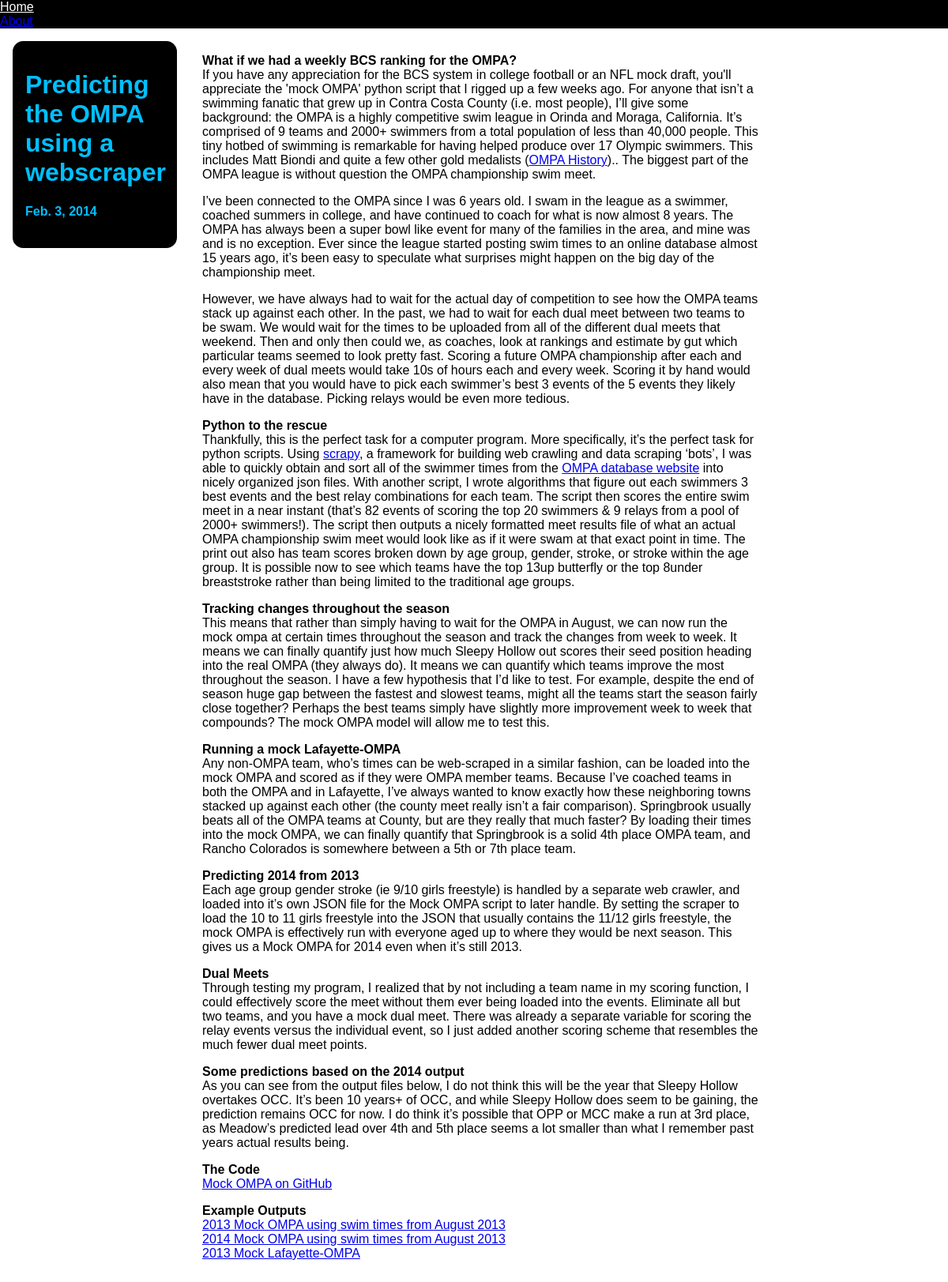
/blog/view/mockompa, run on the app's committed database.
### blog/models.py (models this page shows, shortened)
class Blog (models.Model):
    title = models.CharField(max_length=100, unique=True)
    slug = models.SlugField(max_length=100, unique=True)
    body = models.TextField()
    posted = models.DateField(db_index=True) #auto_now_add=True
    category = models.ManyToManyField(Category)

### blog/views.py (the view)
def view_post(request, slug):
    return render_to_response('blog/view_post.html',{
        'post': get_object_or_404(Blog, slug=slug)
    })

### blog/templates/blog/view_post.html (shortened to what this page needs)
{% extends 'base.html' %}
{% block title %}
<div id="myheadline">
<h1>{{ post.title }}</h1>
<h4>{{ post.posted }}<h4>
</div>
{% endblock %}
{% autoescape off %}
{% block content %}
	<p>{{ post.body|safe }}</p>
{% endblock %}
{% endautoescape %}

### blog/static/originaltheme.css (style rules this page uses)
body { margin: 0em; padding: 0em; }
#myheadline { color: #00BFFF; background-color: black; border: 1em solid black; border-radius: 10pt; }

### data on the page
Blog: title "Predicting the OMPA using a webscraper", posted "Feb. 3, 2014", body "What if we had a weekly BCS ranking for the OMPA? If you have any appreciation for the BCS system in college football or an NFL mock draft, you'll appreciate the 'mock OMPA' python script that I rigged up a few weeks ago. For anyone that isn’t a swimming fanatic that grew up in Contra Costa County (i.e. most people), I’ll give some background: the OMPA is a highly competitive swim league in Orinda and Moraga, California. It’s comprised of 9 teams and 2000+ swimmers from a total population of less than 40,000 people. This tiny hotbed of swimming is remarkable for having helped produce over 17 Olympic swimmers. This includes Matt Biondi and quite a few other gold medalists ( OMPA History )..…"
